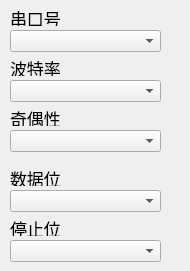
<?xml version="1.0" encoding="UTF-8"?>
<ui version="4.0">
 <class>Serial</class>
 <widget class="QWidget" name="Serial">
  <property name="geometry">
   <rect>
    <x>0</x>
    <y>0</y>
    <width>190</width>
    <height>271</height>
   </rect>
  </property>
  <property name="windowTitle">
   <string>Form</string>
  </property>
  <widget class="QWidget" name="widget_2" native="true">
   <property name="geometry">
    <rect>
     <x>0</x>
     <y>0</y>
     <width>190</width>
     <height>271</height>
    </rect>
   </property>
   <widget class="QLabel" name="l_ip_3">
    <property name="geometry">
     <rect>
      <x>10</x>
      <y>10</y>
      <width>51</width>
      <height>16</height>
     </rect>
    </property>
    <property name="font">
     <font>
      <pointsize>13</pointsize>
     </font>
    </property>
    <property name="text">
     <string>串口号</string>
    </property>
   </widget>
   <widget class="QComboBox" name="comboBox">
    <property name="geometry">
     <rect>
      <x>10</x>
      <y>30</y>
      <width>151</width>
      <height>22</height>
     </rect>
    </property>
    <property name="font">
     <font>
      <pointsize>13</pointsize>
     </font>
    </property>
   </widget>
   <widget class="QComboBox" name="comboBox_2">
    <property name="geometry">
     <rect>
      <x>10</x>
      <y>80</y>
      <width>151</width>
      <height>22</height>
     </rect>
    </property>
    <property name="font">
     <font>
      <pointsize>13</pointsize>
     </font>
    </property>
   </widget>
   <widget class="QLabel" name="l_ip_4">
    <property name="geometry">
     <rect>
      <x>10</x>
      <y>60</y>
      <width>61</width>
      <height>16</height>
     </rect>
    </property>
    <property name="font">
     <font>
      <pointsize>13</pointsize>
     </font>
    </property>
    <property name="text">
     <string>波特率</string>
    </property>
   </widget>
   <widget class="QComboBox" name="comboBox_3">
    <property name="geometry">
     <rect>
      <x>10</x>
      <y>130</y>
      <width>151</width>
      <height>22</height>
     </rect>
    </property>
    <property name="font">
     <font>
      <pointsize>13</pointsize>
     </font>
    </property>
   </widget>
   <widget class="QLabel" name="l_ip_5">
    <property name="geometry">
     <rect>
      <x>10</x>
      <y>110</y>
      <width>61</width>
      <height>16</height>
     </rect>
    </property>
    <property name="font">
     <font>
      <pointsize>13</pointsize>
     </font>
    </property>
    <property name="text">
     <string>奇偶性</string>
    </property>
   </widget>
   <widget class="QLabel" name="l_ip_6">
    <property name="geometry">
     <rect>
      <x>10</x>
      <y>170</y>
      <width>81</width>
      <height>16</height>
     </rect>
    </property>
    <property name="font">
     <font>
      <pointsize>13</pointsize>
     </font>
    </property>
    <property name="text">
     <string>数据位</string>
    </property>
   </widget>
   <widget class="QComboBox" name="comboBox_4">
    <property name="geometry">
     <rect>
      <x>10</x>
      <y>190</y>
      <width>151</width>
      <height>22</height>
     </rect>
    </property>
    <property name="font">
     <font>
      <pointsize>13</pointsize>
     </font>
    </property>
   </widget>
   <widget class="QLabel" name="l_ip_7">
    <property name="geometry">
     <rect>
      <x>10</x>
      <y>220</y>
      <width>51</width>
      <height>16</height>
     </rect>
    </property>
    <property name="font">
     <font>
      <pointsize>13</pointsize>
     </font>
    </property>
    <property name="text">
     <string>停止位</string>
    </property>
   </widget>
   <widget class="QComboBox" name="comboBox_5">
    <property name="geometry">
     <rect>
      <x>10</x>
      <y>240</y>
      <width>151</width>
      <height>22</height>
     </rect>
    </property>
    <property name="font">
     <font>
      <pointsize>13</pointsize>
     </font>
    </property>
   </widget>
  </widget>
 </widget>
 <resources/>
 <connections/>
</ui>
